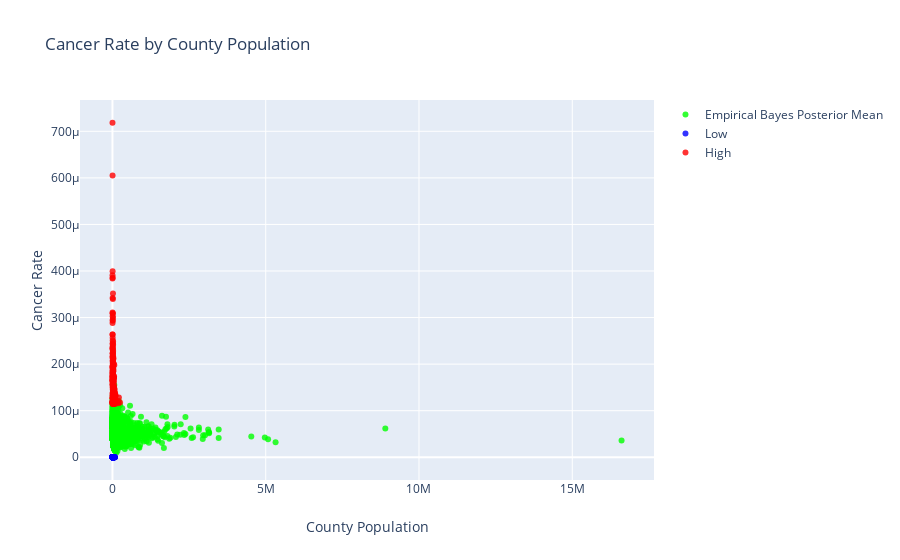

The cell this chart's notebook holds for it:
### Markdown cell above
As the plots below demonstrate, using the posterior means from the model is preferable to using the raw rates themsevles because the "high cancer" counties are dominated by counties with very small populations, which skews the data. By using the Empirical Bayes model, we regularize each county's rate based on summary statistics of every county's rates.

### Code cell
from IPython.display import Image
import plotly
import plotly.graph_objs as go
import plotly.io as pio

x = kcancer['pop'].values
y = kcancer['pct_mortality'].values
sorted_indices = np.argsort(y)

alpha = 1.5451734918795321
beta = 133514.17193888038
x_emp_bayes = x
y_emp_bayes = (alpha+kcancer['dc'])/(beta + 5*kcancer['pop'])

x_low = x[sorted_indices[:300]]
y_low = y[sorted_indices[:300]]

x_med = x[sorted_indices[300:-300]]
y_med = y[sorted_indices[300:-300]]

x_high = x[sorted_indices[-300:]]
y_high = y[sorted_indices[-300:]]


data = [
#     go.Scatter(x=x_med, y=y_med, name='Medium', mode='markers', marker_color='rgba(0, 0, 0, .8)'),
    go.Scatter(x=x_emp_bayes, y=5*y_emp_bayes, name='Empirical Bayes Posterior Mean', mode='markers', marker_color='rgba(0, 255, 0, .8)'),
    go.Scatter(x=x_low, y=y_low, name='Low', mode='markers', marker_color='rgba(0, 0, 255, .8)'),
    go.Scatter(x=x_high, y=y_high, name='High', mode='markers', marker_color='rgba(255, 0, 0, .8)'),
]

layout = dict(
    title='Cancer Rate by County Population',
    yaxis=dict(title='Cancer Rate'),
    xaxis=dict(title='County Population'))

fig = go.Figure(data=data, layout=layout)
fig.show()
Image(pio.to_image(fig, format='png'))

### Figure 1 — Plotly figure (JSON) as saved in the notebook; plotly's stock layout.template omitted (floating-point values rounded to 4 significant figures; data arrays with more than 128 entries replaced by an {"elided": "..."} marker saying what was removed)
{"data": [{"marker": {"color": "rgba(0, 255, 0, .8)"}, "mode": "markers", "name": "Empirical Bayes Posterior Mean", "type": "scatter", "x": {"elided": "3113 int values"}, "y": {"elided": "3113 float values"}}, {"marker": {"color": "rgba(0, 0, 255, .8)"}, "mode": "markers", "name": "Low", "type": "scatter", "x": {"elided": "300 int values"}, "y": {"elided": "300 int values"}}, {"marker": {"color": "rgba(255, 0, 0, .8)"}, "mode": "markers", "name": "High", "type": "scatter", "x": {"elided": "300 int values"}, "y": {"elided": "300 float values"}}], "layout": {"title": {"text": "Cancer Rate by County Population"}, "xaxis": {"title": {"text": "County Population"}}, "yaxis": {"title": {"text": "Cancer Rate"}}}}
